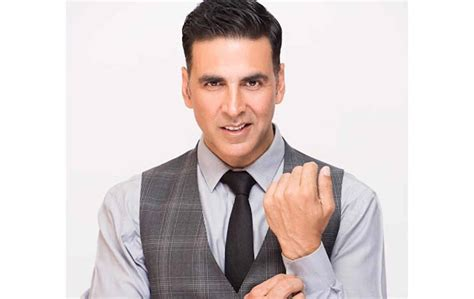
#> input picture Creating-custom-image/akshay kumar.jpg, 474 x 299 px, found by its file name
$ jupyter execute Crop-and-Swap.ipynb
#> lines starting #> are read from the running program, lines starting #| are printed output that depends on the picture
[cell 1]
import cv2

[cell 2]
# read all the images we are going to take 2images only
photo_1=cv2.imread('akshay kumar.jpg')
#> photo_1 is the input picture: shape (299, 474, 3); mean B, G, R 207.4, 208.1, 218.1
photo_2=cv2.imread('ranveer.jpg')
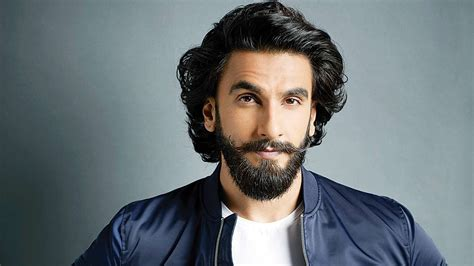
#> input picture Creating-custom-image/ranveer.jpg, 474 x 266 px, found by its file name
#> photo_2 is the input picture: shape (266, 474, 3); mean B, G, R 117.8, 114.4, 106.2

[cell 3]
print(photo_1.shape)
#| (299, 474, 3)
print(photo_2.shape)
#| (266, 474, 3)

[cell 4]
# Show the image 1
cv2.imshow("images",photo_1)
cv2.waitKey()
cv2.destroyAllWindows()
# Show the image 2
cv2.imshow("images",photo_2)
cv2.waitKey()
cv2.destroyAllWindows()

[cell 5]
# Crop image to specified area using slicing
c2_photo=photo_2[5:200,170:350]
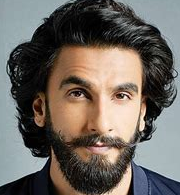
#> c2_photo: shape (195, 180, 3); mean B, G, R 95.5, 102.1, 109.3

[cell 6]
photo_1[5:200,170:350]=c2_photo
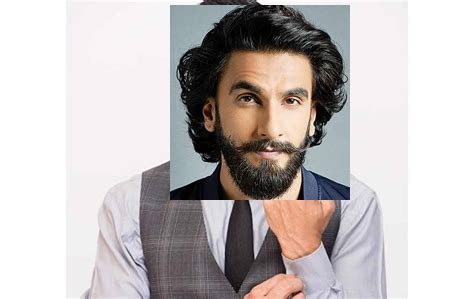
#> photo_1: shape (299, 474, 3); mean B, G, R 189.1, 189.9, 195.6

[cell 7]
#show image
cv2.imshow("myphoto",photo_1)
cv2.waitKey()
cv2.destroyAllWindows()

[cell 8]
photo_1_1=cv2.imread('akshay kumar.jpg')

[cell 9]
# Crop image to specified area using slicing
c1_photo=photo_1_1[5:200,170:350]
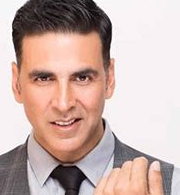
#> c1_photo: shape (195, 180, 3); mean B, G, R 169.7, 175.8, 200.1
photo_2[5:200,170:350]=c1_photo
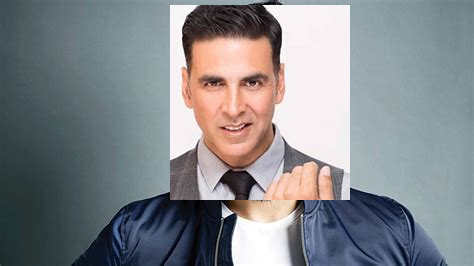
#> photo_2: shape (266, 474, 3); mean B, G, R 138.4, 134.9, 131.4
